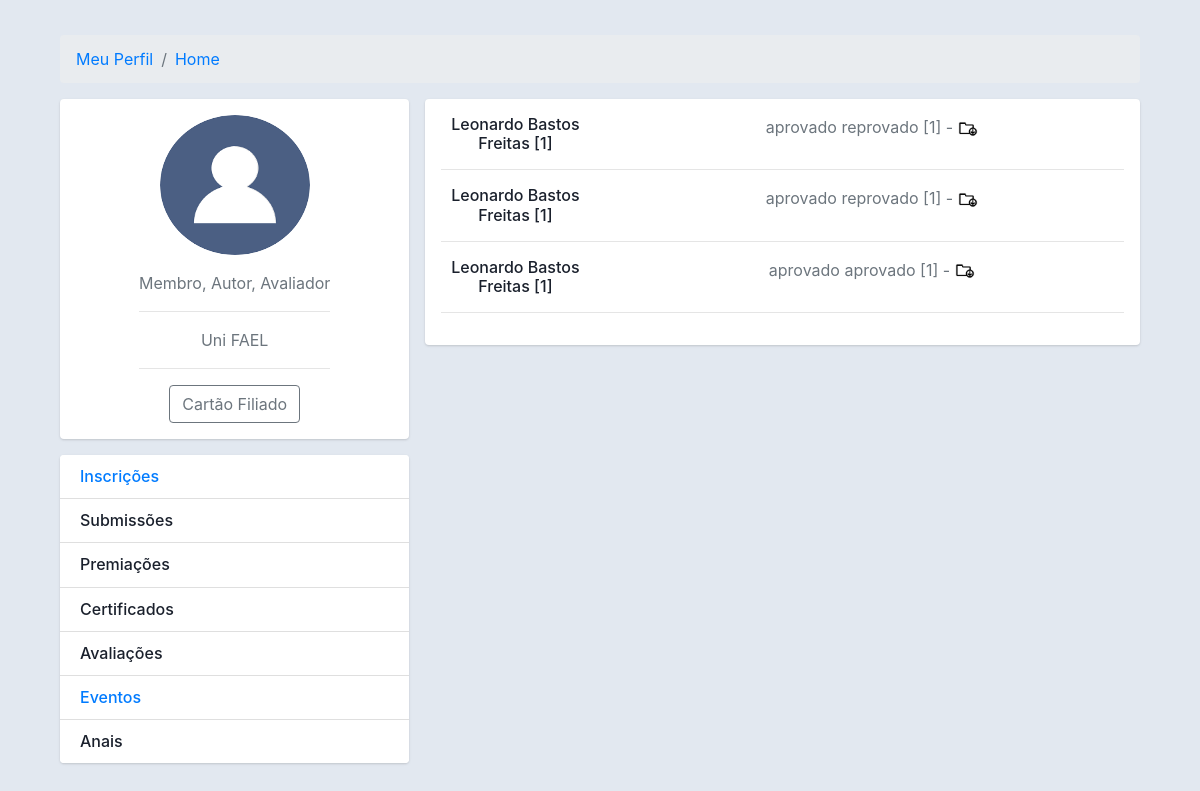
The app's page /avaliados/ (signed in), older data.
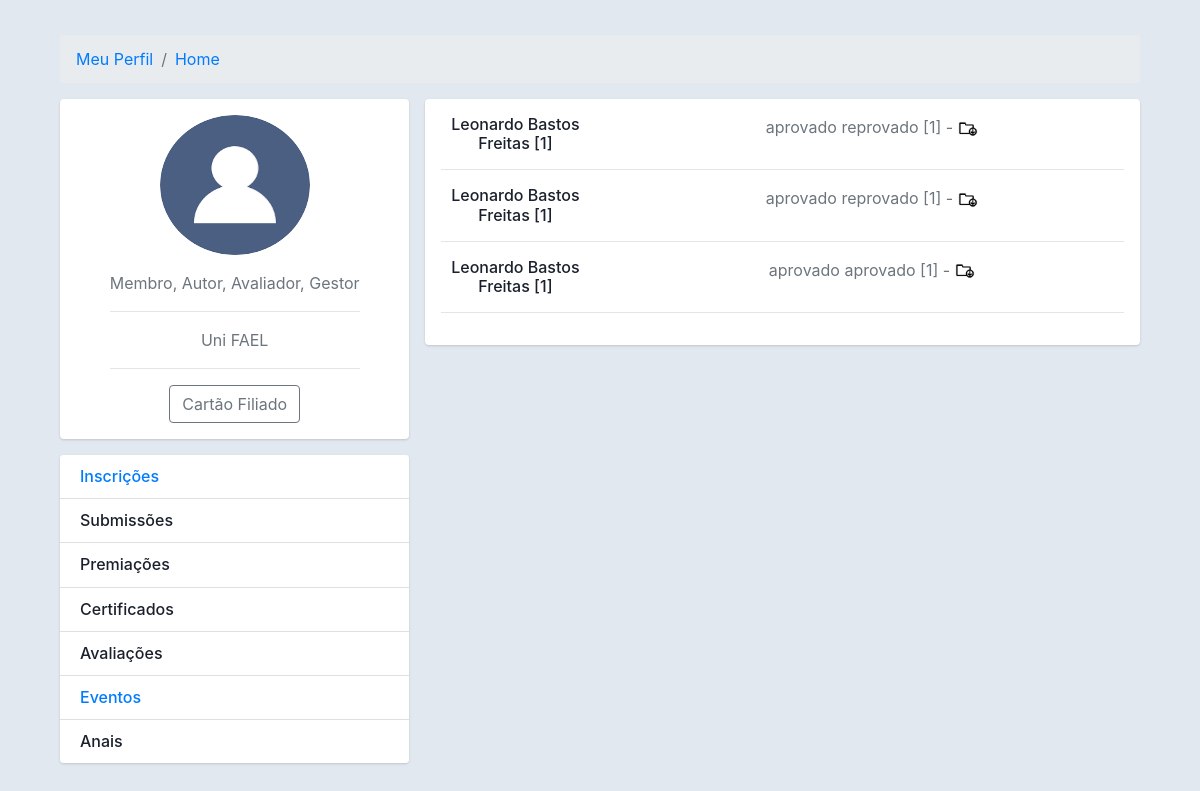
The same page, newer data.
### core/models.py (models this page shows)
class Usuariocd(models.Model):
    cpf = models.CharField(max_length=11)
    nome = models.CharField(max_length=300)
    cep = models.CharField(max_length=8)
    nascimento = models.DateField()
    email = models.EmailField()
    endereco = models.CharField(max_length=500)
    cidade = models.CharField(max_length=150)
    bairro = models.CharField(max_length=150)
    pais = models.CharField(max_length=150)
    instituicao = models.CharField(max_length=150)
    cmp = models.CharField(max_length=3)
    categ = models.CharField(max_length=150)
    cinfo = models.CharField(max_length=3)
    gestor_plataforma = models.CharField(max_length=3)
    autor = models.CharField(max_length=3)
    avaliador = models.CharField(max_length=3)
    lider = models.CharField(max_length=3)
    id_usuario = models.BigIntegerField()
    contato = models.BigIntegerField(null=True)
    perfil = models.FileField(upload_to='')

### core/views.py (the view)
# urls.py: path('avaliados/', views.avaliados),
@login_required(login_url='/login/')
def avaliados(request):
    trabalhos = Submissao.objects.filter(status='avaliado')
    meuid = User.objects.filter(username=request.user)
    for m in meuid:
        mid = m.id
    geral = Usuariocd.objects.all()
    usuarios = Usuariocd.objects.filter(id_usuario=mid)
    eventos = Evento.objects.all()
    dados = {'trabalhos':trabalhos,
             'usuarios':usuarios,
             'eventos':eventos,
             'geral':geral}
    return render(request,'avaliados.html', dados)

### templates/avaliados.html (shortened to what this page needs)
{% load static %}
<!DOCTYPE html>
<html lang="pt-br">
<head>
    {% include 'header.html' %}
</head>
<body>
{% include 'capa.html' %}
<div class="col-md-8" align="center">
    {% if trabalhos %}
              <div class="card mb-3">
                <div class="card-body">
                   {% for trabalhos in trabalhos %}
                    {% for geral in geral %}
                   {% if geral.id_usuario == trabalhos.id_usuario %}
                  <div class="row">
                    <div class="col-sm-3">
                      <h6 class="mb-0">{{geral.nome}} [{{geral.id_usuario}}]</h6>
                    </div>
                    <div class="col-sm-9 text-secondary">
                       {{trabalhos.av1}}
                        {{trabalhos.av2}} [{{trabalhos.id_usuario}}]
                        -
                        <a href="/media/{{trabalhos.trabalho}}">
                        <img width="20" height="20"
                                src={% static "assets/baixar.png" %} >
                        </a>
                    </div>
                  </div>
                  <hr>
                    {% endif %}
                    {% endfor %}
                    {% endfor %}
                        {% endif %}
</body>

### templates/capa.html
{% block content %}
<div class="container">
    <div class="main-body">
          <nav aria-label="breadcrumb" class="main-breadcrumb">
            <ol class="breadcrumb">
              <li class="breadcrumb-item"><a href="/meuperfil/">Meu Perfil</a></li>
              <li class="breadcrumb-item"><a href="/home/">Home</a></li>
            </ol>
          </nav>
          <div class="row gutters-sm">
            <div class="col-md-4 mb-3">
              <div class="card">
                <div class="card-body">
                  <div class="d-flex flex-column align-items-center text-center">
                    {% for usuarios in usuarios %}
                    <img src="/media/{{usuarios.perfil}}" alt="Admin" class="rounded-circle" width="150" height="140">
                    {% endfor %}
                    <div class="mt-3">
                      <p class="text-secondary mb-1">
                        Membro{% for usuarios in usuarios %}{% if usuarios.autor == 'sim' %}, Autor{% endif %}{% if usuarios.avaliador == 'sim' %}, Avaliador{% endif %}{% if usuarios.gestor_plataforma == 'sim' %}, Gestor {% endif %}
                        {% endfor %}
                      </p>
                      <hr>
                      <p class="text-muted font-size-sm">{% for usuarios in usuarios %}
                      {{usuarios.instituicao}}
                      {% endfor %}</p>
                      <hr>
                      <button class="btn btn-outline-secondary">Cartão Filiado</button>
                    </div>
                  </div>
                </div>
              </div>
              <div class="card mt-3">
                <ul class="list-group list-group-flush">
                  <li class="list-group-item d-flex justify-content-between align-items-center flex-wrap">
                    <h6 class="mb-0 "><a href="/inscrever/"
                                         style="text-decoration:none;">
                                          Inscrições
                                      </a>
                    </h6>
                  </li>
                  <li class="list-group-item d-flex justify-content-between align-items-center flex-wrap">
                    <h6 class="mb-0">Submissões</h6>
                  </li>
                  <li class="list-group-item d-flex justify-content-between align-items-center flex-wrap">
                    <h6 class="mb-0">Premiações</h6>
                  </li>
                  <li class="list-group-item d-flex justify-content-between align-items-center flex-wrap">
                    <h6 class="mb-0">Certificados</h6>
                  </li>
                  <li class="list-group-item d-flex justify-content-between align-items-center flex-wrap">
                    <h6 class="mb-0">Avaliações</h6>
                  </li>
                  <li class="list-group-item d-flex justify-content-between align-items-center flex-wrap">
                   <a href="/home/?id=evento" style="text-decoration:none;"><h6 class="mb-0">Eventos</h6></a>
                  </li>
                  <li class="list-group-item d-flex justify-content-between align-items-center flex-wrap">
                    <h6 class="mb-0">Anais</h6>
                  </li>
                </ul>
              </div>
            </div>
{% endblock %}

Row changes from the older to the newer data that the page shows:
changed Usuariocd "Uni FAEL": now shows ", Gestor"
